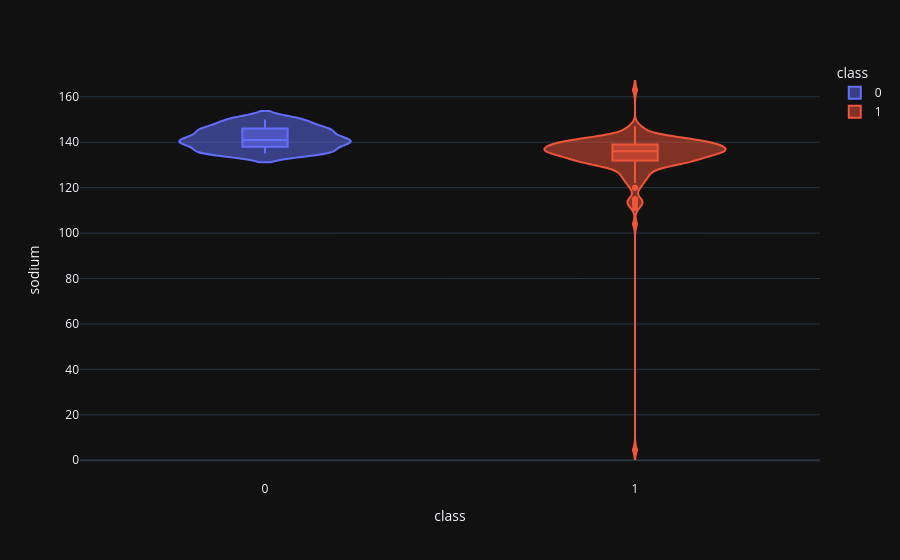

Notebook code for this chart:
### Code cell
violin('sodium')

### Figure 1 — Plotly figure (JSON) as saved in the notebook; plotly's stock layout.template omitted (floating-point values rounded to 4 significant figures; data arrays with more than 128 entries replaced by an {"elided": "..."} marker saying what was removed)
{"data": [{"alignmentgroup": "True", "box": {"visible": true}, "hovertemplate": "class=%{x}<br>sodium=%{y}<extra></extra>", "legendgroup": "1", "marker": {"color": "#EF553B"}, "name": "1", "offsetgroup": "1", "orientation": "v", "scalegroup": "True", "showlegend": true, "type": "violin", "x": {"elided": "250 int values"}, "x0": " ", "xaxis": "x", "y": {"elided": "250 float values"}, "y0": " ", "yaxis": "y"}, {"alignmentgroup": "True", "box": {"visible": true}, "hovertemplate": "class=%{x}<br>sodium=%{y}<extra></extra>", "legendgroup": "0", "marker": {"color": "#636EFA"}, "name": "0", "offsetgroup": "0", "orientation": "v", "scalegroup": "True", "showlegend": true, "type": "violin", "x": {"elided": "150 int values"}, "x0": " ", "xaxis": "x", "y": {"elided": "150 float values"}, "y0": " ", "yaxis": "y"}], "layout": {"legend": {"title": {"text": "class"}, "tracegroupgap": 0, "traceorder": "reversed"}, "margin": {"t": 60}, "violinmode": "overlay", "xaxis": {"anchor": "y", "categoryarray": [1, 0], "categoryorder": "array", "domain": [0, 1], "title": {"text": "class"}}, "yaxis": {"anchor": "x", "domain": [0, 1], "title": {"text": "sodium"}}}}
